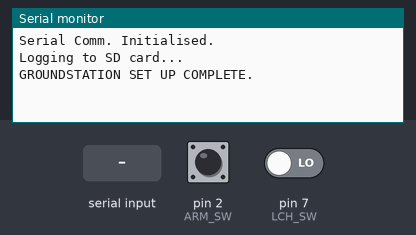
Recording of a sketch running on a simulated Arduino Uno, built with avr-gcc and run on an emulated ATmega328P. Shown: the last lines printed to the serial monitor. The inputs (shaded band) are chosen by the test bench; at power-on: pin 2 (ARM_SW) LOW, pin 7 (LCH_SW) LOW. Storage starts empty; the modem accepts every AT command (registered, SIM ready, sends succeed) and sends nothing else.

Above: at 1.2 s.
1.3 s: pin 2 (ARM_SW) pulled HIGH for 0.15 s
At 1.8 s:
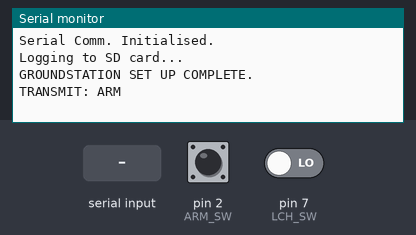
2.9 s: "TESTBED STATE: SAFE\n" received over the second serial link
At 3.8 s:
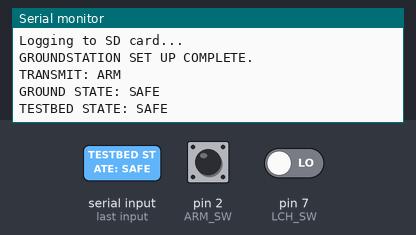
4.4 s: "TESTBED STATE: ARMED\n" received over the second serial link
At 5.6 s:
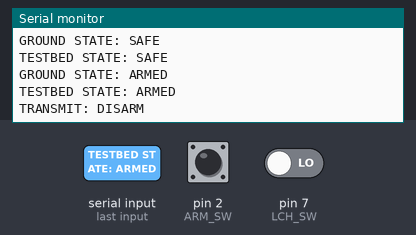
5.9 s: pin 2 (ARM_SW) driven HIGH and pin 7 (LCH_SW) driven HIGH
At 6.5 s:
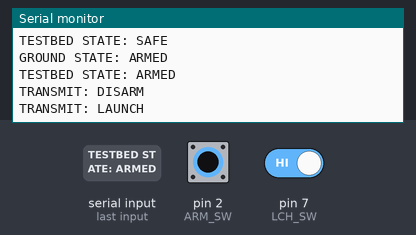

The sketch:

groundStation_motorTest.ino
```cpp
#include <SD.h>
#include <SoftwareSerial.h>

// GPIO definitions
#define RX_RYLR       3
#define TX_RYLR       4
#define ARM_SW        2
#define LCH_SW        7
// #define RYLR          Serial1

SoftwareSerial RYLR (RX_RYLR, TX_RYLR);

// State Machine Definition
typedef enum {
  SAFE,
  ARMED,
  LAUNCHED
} STATE;
STATE currentState = SAFE;

// Variable Definitions
File logFile;
String message, response;
static int safeFlag = 0, armFlag = 0, launchFlag = 0;
float calRead;

String parseRYLR(String input) {
  int start = input.indexOf(',') + 1;
  start = input.indexOf(',', start) + 1;
  int end = input.indexOf(',', start);
  String parsed = input.substring(start, end);
  parsed.trim();
  return parsed;
}

void sendState(String data) {
  Serial.println("TRANSMIT: " + data);
  message = "AT+SEND=0,"+ String(data.length()) + "," + data + "\r\n";
  RYLR.flush();
  RYLR.print(message);
  delay(10);
}

void checkTestbed() {
  if (RYLR.available()) {
    response = RYLR.readStringUntil('\n');
    response = parseRYLR(response);
    if (response.equals("TESTBED STATE: SAFE")) {
      currentState = SAFE;
      Serial.println("GROUND STATE: SAFE");
    }
    else if (response.equals("TESTBED STATE: ARMED")) {
      currentState = ARMED;
      Serial.println("GROUND STATE: ARMED");
    }
    else if (response.equals("TESTBED STATE: LAUNCHED")) {
      currentState = LAUNCHED;
      Serial.println("GROUND STATE: LAUNCHED");
    }
    if (response.length() > 3) {
      Serial.println(response);
      logData();
    }
  }
}

void logData() {
  //SD card store
  logFile = SD.open("loadcell.txt", FILE_WRITE);
  logFile.println(response);
  logFile.close();
}

void checkInput() {
  switch (currentState) {
    case SAFE:
      if (digitalRead(ARM_SW) == HIGH && digitalRead(LCH_SW) == LOW) {
        if(safeFlag == 0) {
          sendState("ARM");
          delay(500);
          safeFlag = 1;
          armFlag = 0;
        }
      }
      break;
    case ARMED:
      if (digitalRead(ARM_SW) == LOW) {
        if(armFlag == 0) {
          sendState("DISARM");
          delay(500);
          armFlag = 1;
          safeFlag = 0;
        }
      }
      else if(digitalRead(LCH_SW) == HIGH) {
        if(launchFlag == 0) {
          sendState("LAUNCH");
          delay(500);
          launchFlag = 1;
        }
      }
      break;
    case LAUNCHED:
        while(1) {
          checkTestbed();
        }
      break;
    default:
      break;
  }
}

void setup() {
  Serial.begin(9600);

  pinMode(ARM_SW, INPUT);
  pinMode(LCH_SW, INPUT);
  digitalWrite(ARM_SW, LOW);
  digitalWrite(LCH_SW, LOW);

  //RYLR setup
  RYLR.begin(57600);

  //SD Card setup
  Serial.println("\nSerial Comm. Initialised.");
  if (!SD.begin()) {
    Serial.println("SD card initialisation failed.");
    // return;
  }
  logFile = SD.open("loadcell.txt", FILE_WRITE);
  if (!logFile) {
    Serial.println("Couldn't open log file");
  }
  else {
    Serial.println("Logging to SD card...");
  }
  Serial.println("GROUNDSTATION SET UP COMPLETE.");

  // Serial.println("CALIBRATING TESTBED...");
  // Serial.println("\nDO NOT CHANGE WEIGHT ON LOAD CELL");
  // Serial.print("Enter reading on weight indicator: ");
  // while(!Serial.available());
  // calRead = Serial.parseFloat();
  // Serial.println(calRead);
  // sendState(String(calRead));
}

void loop() {
  checkInput();
  checkTestbed();
}
```

Measured:
- after the input at 1.3 s, the serial monitor: prints a new line at once (image 1)
- after the input at 2.9 s, the serial monitor: prints a new line at once (image 2)
- after the input at 4.4 s, the serial monitor: prints a new line at once (image 3)
- after the input at 5.9 s, the serial monitor: prints a new line at once (image 4)
